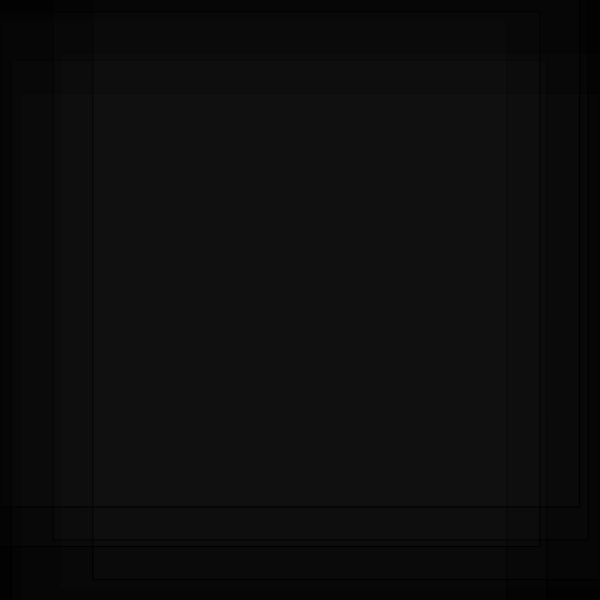
Frame 1 (no input)
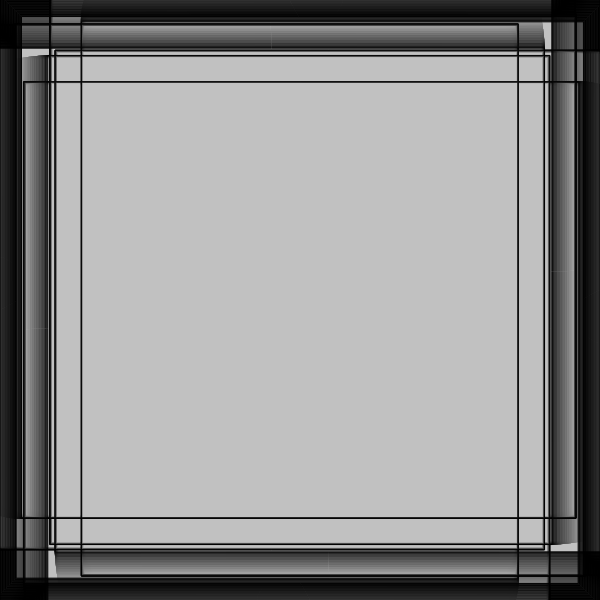
Frame 60 (no input)
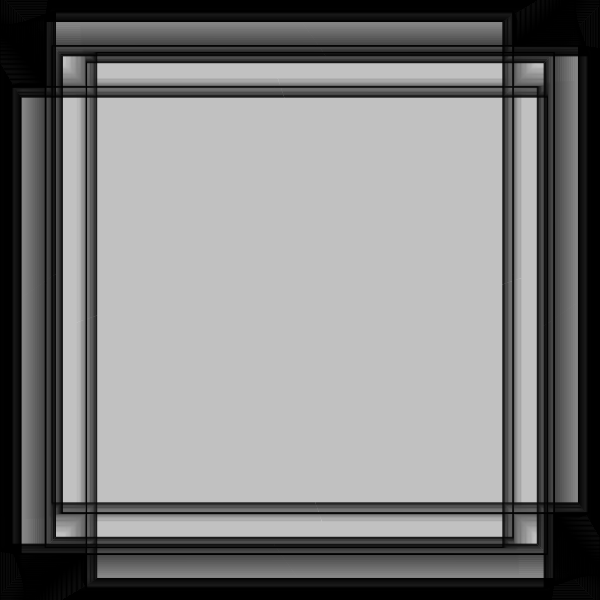
Frame 120 (the mouse pressed at the canvas centre since frame 60)

The p5.js sketch that drew these frames (run headless with seeded random() and noise() and a simulated clock; from frame 60 on, the mouse is pressed at the canvas centre):

// p5.js sketch
// ── sketch.js
var w = 600;
var h = 600;

var posx = 0;
var posy = 0;
var es = 1000;
var t = 0.1;
var t2 = 0.2;

function setup() {
	createCanvas(w, h);
	background(0);
	rectMode(CENTER);
}

function draw() {
	posx = noise(t) * w;
	posy = noise(t2) * h;

	// noFill();
	fill(255, 2);
	// stroke(255,10);
	// strokeWeight(2);
	rect(posx, posy, es*noise(t), es*noise(t2));
	rect(posy, posx, es*noise(t), es*noise(t2));
	rect(w-posx, posy, es*noise(t2), es*noise(t));
	rect(h-posy, posx, es*noise(t2), es*noise(t));


	rect(posx, h-posy, es*noise(t2), es*noise(t));
	rect(posy, w-posx, es*noise(t2), es*noise(t));
	rect(w-posx, h-posy, es*noise(t), es*noise(t2));
	rect(h-posy, w-posx, es*noise(t), es*noise(t2));
	t += 0.001;
	t2 += 0.001;
}
